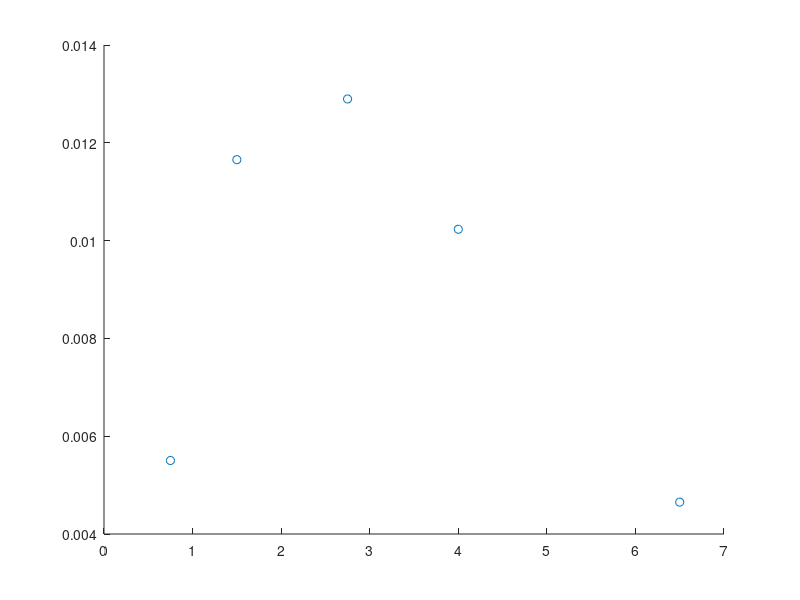

Write MATLAB code to recreate this figure. (Note: this script raises an error after producing the figure.)
% simulate curves from Ohene 2021

%
BB_lambda = 0.9;

TI_a = 800;
TI_b = 1500;
TE = [8 10 12 15 18 23 30 40 50 65];

simASLsig_a = [1 0.95 0.88 0.75 0.65 0.59 0.45 0.3 0.22 0.1]; %pseudo data

rising = 0:0.01:0.09; 
simASLsig_b = simASLsig_a + rising; %pseudo data


% y = 2*exp(-0.2*x) + 0.1*randn(size(x));
% r = 1+(0.5-0.1).*rand(1);
% linfunc =  exp([0.1:0.1:1]);
% simASLsig2 = simASLsig.*linfunc;

%
% scatter(TE, simASLsig_a)
% xlim([0 70])
% ylim([0 1.5])
% ylabel('ASL signal (au)')
% xlabel('TE (ms)')
% hold on
% scatter(TE, simASLsig_b)
% 
% legend('TI=800ms','TI=1500ms')

%

TR = 5000;

% from data
CBF = 70; % adult mice 191 mL/100g/min - for human brain 70 ml/100g/min

CBF=CBF/6000; %%convert to SI units

T2iv800 = 20.6; % ms
T2iv1500 = 14.3;
T2ev800 = 37.1;
T2ev1500 = 34.5;


T1a = 1.9; %longitudinal relaxation of arterial blood (ms) at 9.4 T 2.4s human at 3.0 T = 1.9 s
R1a = 1/T1a;
R1app = 1/17; %seconds
tau = 1.7; % temporal length of tagged bolus seconds

% arrival time of the labeled bolus of blood water to imaging
% ROI, estimated using multi TI ASL acquisition
% At short TIs, ASL signal dM has linear dependence on TI
% dM = 0 when artTT > TI
artTT = 0.400; %typical 500ms to arrive
Moa = 1; % assume magnetization recovers to 1

inv_eff = 0.9; %inversion efficiency

TI_artTT = [0.2 0.3 0.4 0.5];
TE_artTT = 0.01;
TR_artTT = 10; % seconds

theTIs = [0.2 0.75 1.5 2.75 4 6.5];

A = 2.*inv_eff.*Moa.*(CBF/BB_lambda);

%EQUATION (2)
dM = A.*(theTIs-artTT).*exp(-theTIs./T1a); % when artTT < TI

dM(dM<0)=NaN; % to ensure below zero there is no negative dM (TI must be greater than artTT)

figure, scatter(theTIs,dM)
%
Mo = 1;

%EQUATION (3)
%T1b = 2000;

T1prime_reciprocal = 1/T1a + CBF/BB_lambda;
T1prime = 1/T1prime_reciprocal;
k = 1/T1b - 1/T1prime; %%% Need to fix this bit, something going wrong

% what if k is tiny and positive
%k = 0.00001;

q1 = exp(k.*theTIs).*exp(-k.*artTT)-(exp(-k.*theTIs)/k.*(theTIs-artTT));
q2 = exp(k.*theTIs).*exp(-k.*artTT)-(exp(-k.*(tau+artTT)/k.*tau));
dMb = 2.*Mo.*(theTIs-artTT).*inv_eff.*CBF.*(max(0,theTIs-artTT)/theTIs-artTT).*(exp(-theTIs.*R1a).*q1.*(min(0,theTIs-artTT-tau)/theTIs-artTT-tau)+2.*Mo.*tau.*inv_eff.*exp(-theTIs.*R1a).*q2.*(max(0,theTIs-artTT-tau)/theTIs-artTT-tau));


figure, scatter(1:length(dMb),dMb)
